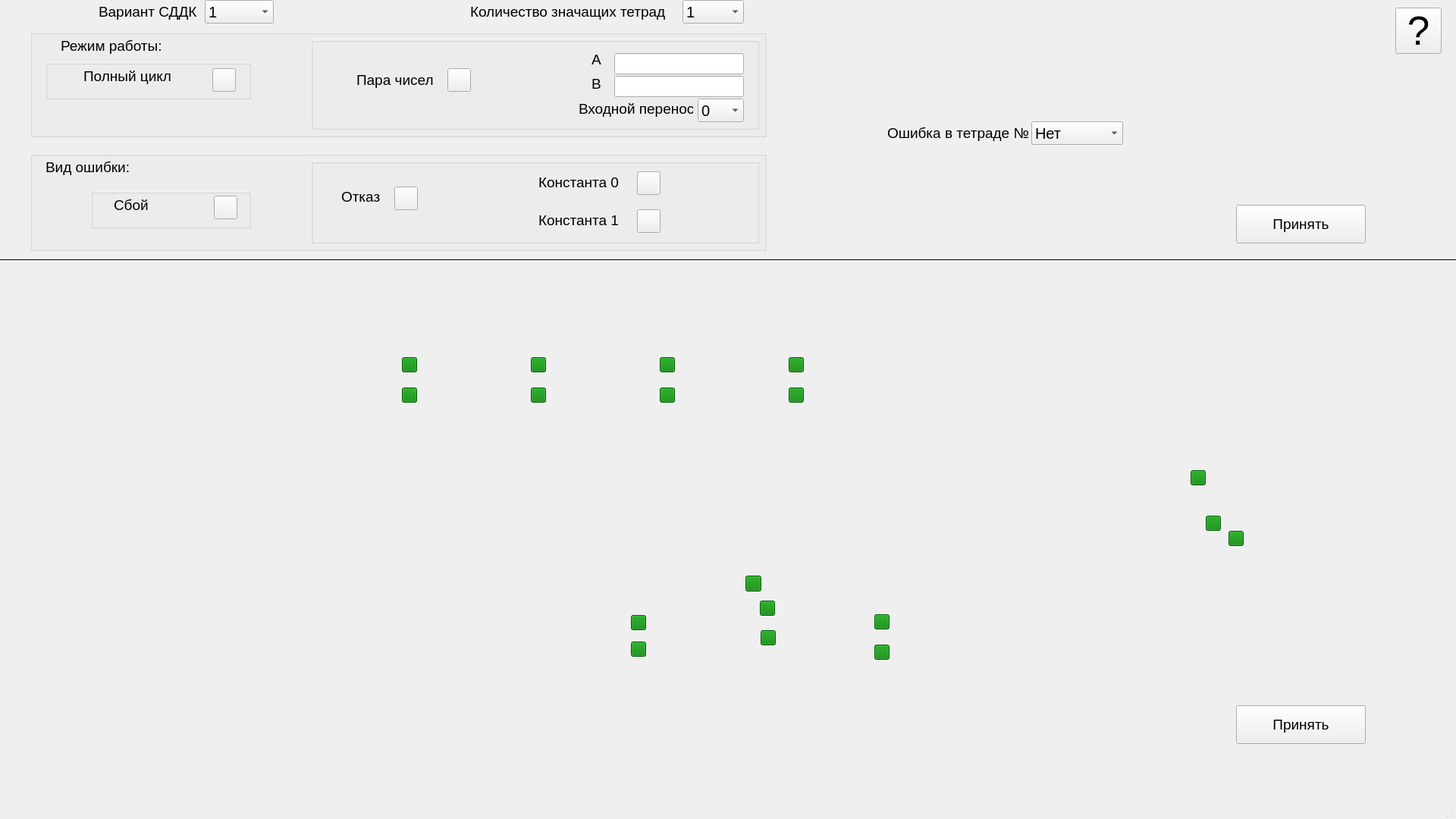
<?xml version="1.0" encoding="UTF-8"?>
<ui version="4.0">
 <class>MainWindow</class>
 <widget class="QMainWindow" name="MainWindow">
  <property name="enabled">
   <bool>true</bool>
  </property>
  <property name="geometry">
   <rect>
    <x>0</x>
    <y>0</y>
    <width>1920</width>
    <height>1080</height>
   </rect>
  </property>
  <property name="windowTitle">
   <string>MainWindow</string>
  </property>
  <widget class="QWidget" name="centralwidget">
   <widget class="QComboBox" name="VariantBtn">
    <property name="geometry">
     <rect>
      <x>270</x>
      <y>0</y>
      <width>91</width>
      <height>31</height>
     </rect>
    </property>
    <property name="font">
     <font>
      <pointsize>15</pointsize>
      <underline>false</underline>
     </font>
    </property>
    <item>
     <property name="text">
      <string>1</string>
     </property>
    </item>
    <item>
     <property name="text">
      <string>2</string>
     </property>
    </item>
   </widget>
   <widget class="QComboBox" name="comboTetrads">
    <property name="geometry">
     <rect>
      <x>900</x>
      <y>0</y>
      <width>81</width>
      <height>31</height>
     </rect>
    </property>
    <property name="font">
     <font>
      <pointsize>15</pointsize>
     </font>
    </property>
    <item>
     <property name="text">
      <string>1</string>
     </property>
    </item>
    <item>
     <property name="text">
      <string>2</string>
     </property>
    </item>
    <item>
     <property name="text">
      <string>3</string>
     </property>
    </item>
    <item>
     <property name="text">
      <string>4</string>
     </property>
    </item>
    <item>
     <property name="text">
      <string>5</string>
     </property>
    </item>
    <item>
     <property name="text">
      <string>6</string>
     </property>
    </item>
    <item>
     <property name="text">
      <string>7</string>
     </property>
    </item>
   </widget>
   <widget class="QLabel" name="label_2">
    <property name="geometry">
     <rect>
      <x>620</x>
      <y>0</y>
      <width>261</width>
      <height>31</height>
     </rect>
    </property>
    <property name="font">
     <font>
      <pointsize>14</pointsize>
     </font>
    </property>
    <property name="text">
     <string>&lt;html&gt;&lt;head/&gt;&lt;body&gt;&lt;p&gt;Количество значащих тетрад&lt;/p&gt;&lt;/body&gt;&lt;/html&gt;</string>
    </property>
   </widget>
   <widget class="QPushButton" name="HelpBtn">
    <property name="geometry">
     <rect>
      <x>1840</x>
      <y>10</y>
      <width>61</width>
      <height>61</height>
     </rect>
    </property>
    <property name="minimumSize">
     <size>
      <width>0</width>
      <height>0</height>
     </size>
    </property>
    <property name="font">
     <font>
      <pointsize>40</pointsize>
     </font>
    </property>
    <property name="toolTip">
     <string>&lt;html&gt;&lt;head/&gt;&lt;body&gt;&lt;p&gt;&lt;span style=&quot; font-size:28pt;&quot;&gt;?&lt;/span&gt;&lt;/p&gt;&lt;/body&gt;&lt;/html&gt;</string>
    </property>
    <property name="text">
     <string>?</string>
    </property>
   </widget>
   <widget class="QPushButton" name="ApplyBtn2">
    <property name="geometry">
     <rect>
      <x>1630</x>
      <y>930</y>
      <width>171</width>
      <height>51</height>
     </rect>
    </property>
    <property name="font">
     <font>
      <pointsize>14</pointsize>
     </font>
    </property>
    <property name="text">
     <string>Принять</string>
    </property>
   </widget>
   <widget class="QComboBox" name="comboError">
    <property name="geometry">
     <rect>
      <x>1360</x>
      <y>160</y>
      <width>121</width>
      <height>31</height>
     </rect>
    </property>
    <property name="font">
     <font>
      <pointsize>15</pointsize>
     </font>
    </property>
    <item>
     <property name="text">
      <string>Нет</string>
     </property>
    </item>
    <item>
     <property name="text">
      <string>1</string>
     </property>
    </item>
    <item>
     <property name="text">
      <string>2</string>
     </property>
    </item>
    <item>
     <property name="text">
      <string>3</string>
     </property>
    </item>
    <item>
     <property name="text">
      <string>4</string>
     </property>
    </item>
    <item>
     <property name="text">
      <string>5</string>
     </property>
    </item>
    <item>
     <property name="text">
      <string>6</string>
     </property>
    </item>
    <item>
     <property name="text">
      <string>7</string>
     </property>
    </item>
    <item>
     <property name="text">
      <string>8</string>
     </property>
    </item>
   </widget>
   <widget class="QLabel" name="label_3">
    <property name="geometry">
     <rect>
      <x>1170</x>
      <y>150</y>
      <width>191</width>
      <height>51</height>
     </rect>
    </property>
    <property name="font">
     <font>
      <kerning>true</kerning>
     </font>
    </property>
    <property name="text">
     <string>&lt;html&gt;&lt;head/&gt;&lt;body&gt;&lt;p&gt;&lt;span style=&quot; font-size:14pt;&quot;&gt;Ошибка в тетраде №&lt;/span&gt;&lt;/p&gt;&lt;/body&gt;&lt;/html&gt;</string>
    </property>
   </widget>
   <widget class="QPushButton" name="ApplyBtn">
    <property name="geometry">
     <rect>
      <x>1630</x>
      <y>270</y>
      <width>171</width>
      <height>51</height>
     </rect>
    </property>
    <property name="font">
     <font>
      <pointsize>14</pointsize>
     </font>
    </property>
    <property name="styleSheet">
     <string notr="true"/>
    </property>
    <property name="text">
     <string>Принять</string>
    </property>
   </widget>
   <widget class="QGroupBox" name="VariantError">
    <property name="geometry">
     <rect>
      <x>40</x>
      <y>200</y>
      <width>971</width>
      <height>131</height>
     </rect>
    </property>
    <property name="font">
     <font>
      <weight>50</weight>
      <bold>false</bold>
      <underline>false</underline>
     </font>
    </property>
    <property name="autoFillBackground">
     <bool>true</bool>
    </property>
    <property name="title">
     <string/>
    </property>
    <property name="flat">
     <bool>false</bool>
    </property>
    <widget class="QLabel" name="label_5">
     <property name="geometry">
      <rect>
       <x>20</x>
       <y>10</y>
       <width>141</width>
       <height>21</height>
      </rect>
     </property>
     <property name="font">
      <font>
       <pointsize>14</pointsize>
       <weight>50</weight>
       <bold>false</bold>
       <underline>false</underline>
      </font>
     </property>
     <property name="text">
      <string>Вид ошибки:</string>
     </property>
    </widget>
    <widget class="QGroupBox" name="groupBox_2">
     <property name="geometry">
      <rect>
       <x>80</x>
       <y>50</y>
       <width>211</width>
       <height>51</height>
      </rect>
     </property>
     <property name="autoFillBackground">
      <bool>true</bool>
     </property>
     <property name="title">
      <string/>
     </property>
     <widget class="QLabel" name="label_6">
      <property name="geometry">
       <rect>
        <x>30</x>
        <y>5</y>
        <width>51</width>
        <height>31</height>
       </rect>
      </property>
      <property name="font">
       <font>
        <pointsize>14</pointsize>
        <weight>50</weight>
        <bold>false</bold>
        <underline>false</underline>
       </font>
      </property>
      <property name="text">
       <string>Сбой</string>
      </property>
     </widget>
     <widget class="QPushButton" name="btnFail">
      <property name="geometry">
       <rect>
        <x>162</x>
        <y>8</y>
        <width>31</width>
        <height>31</height>
       </rect>
      </property>
      <property name="text">
       <string/>
      </property>
      <property name="checkable">
       <bool>true</bool>
      </property>
     </widget>
    </widget>
    <widget class="QGroupBox" name="groupBox_6">
     <property name="geometry">
      <rect>
       <x>370</x>
       <y>10</y>
       <width>591</width>
       <height>111</height>
      </rect>
     </property>
     <property name="autoFillBackground">
      <bool>true</bool>
     </property>
     <property name="title">
      <string/>
     </property>
     <widget class="QLabel" name="label_12">
      <property name="geometry">
       <rect>
        <x>40</x>
        <y>34</y>
        <width>51</width>
        <height>31</height>
       </rect>
      </property>
      <property name="font">
       <font>
        <pointsize>14</pointsize>
        <weight>50</weight>
        <bold>false</bold>
        <underline>false</underline>
       </font>
      </property>
      <property name="text">
       <string>Отказ</string>
      </property>
     </widget>
     <widget class="QLabel" name="label_4">
      <property name="geometry">
       <rect>
        <x>300</x>
        <y>20</y>
        <width>111</width>
        <height>21</height>
       </rect>
      </property>
      <property name="font">
       <font>
        <pointsize>14</pointsize>
        <weight>50</weight>
        <bold>false</bold>
        <underline>false</underline>
       </font>
      </property>
      <property name="text">
       <string>Константа 0</string>
      </property>
     </widget>
     <widget class="QLabel" name="label_13">
      <property name="geometry">
       <rect>
        <x>300</x>
        <y>70</y>
        <width>111</width>
        <height>21</height>
       </rect>
      </property>
      <property name="font">
       <font>
        <pointsize>14</pointsize>
        <weight>50</weight>
        <bold>false</bold>
        <underline>false</underline>
       </font>
      </property>
      <property name="text">
       <string>Константа 1</string>
      </property>
     </widget>
     <widget class="QPushButton" name="btnReject">
      <property name="geometry">
       <rect>
        <x>110</x>
        <y>36</y>
        <width>31</width>
        <height>31</height>
       </rect>
      </property>
      <property name="text">
       <string/>
      </property>
      <property name="checkable">
       <bool>true</bool>
      </property>
     </widget>
     <widget class="QPushButton" name="btnConst1">
      <property name="geometry">
       <rect>
        <x>430</x>
        <y>66</y>
        <width>31</width>
        <height>31</height>
       </rect>
      </property>
      <property name="text">
       <string/>
      </property>
      <property name="checkable">
       <bool>true</bool>
      </property>
     </widget>
     <widget class="QPushButton" name="btnConst0">
      <property name="geometry">
       <rect>
        <x>430</x>
        <y>16</y>
        <width>31</width>
        <height>31</height>
       </rect>
      </property>
      <property name="text">
       <string/>
      </property>
      <property name="checkable">
       <bool>true</bool>
      </property>
     </widget>
    </widget>
   </widget>
   <widget class="QGroupBox" name="groupBox_3">
    <property name="geometry">
     <rect>
      <x>40</x>
      <y>40</y>
      <width>971</width>
      <height>141</height>
     </rect>
    </property>
    <property name="autoFillBackground">
     <bool>true</bool>
    </property>
    <property name="title">
     <string/>
    </property>
    <widget class="QLabel" name="label_10">
     <property name="geometry">
      <rect>
       <x>40</x>
       <y>10</y>
       <width>141</width>
       <height>21</height>
      </rect>
     </property>
     <property name="font">
      <font>
       <family>MS Shell Dlg 2</family>
       <pointsize>14</pointsize>
      </font>
     </property>
     <property name="text">
      <string>Режим работы:</string>
     </property>
    </widget>
    <widget class="QGroupBox" name="groupBox_4">
     <property name="geometry">
      <rect>
       <x>20</x>
       <y>40</y>
       <width>271</width>
       <height>51</height>
      </rect>
     </property>
     <property name="autoFillBackground">
      <bool>true</bool>
     </property>
     <property name="title">
      <string/>
     </property>
     <widget class="QLabel" name="label_11">
      <property name="geometry">
       <rect>
        <x>50</x>
        <y>10</y>
        <width>121</width>
        <height>21</height>
       </rect>
      </property>
      <property name="font">
       <font>
        <family>MS Shell Dlg 2</family>
        <pointsize>14</pointsize>
       </font>
      </property>
      <property name="text">
       <string>Полный цикл</string>
      </property>
     </widget>
     <widget class="QPushButton" name="btnFullCycle">
      <property name="geometry">
       <rect>
        <x>220</x>
        <y>10</y>
        <width>31</width>
        <height>31</height>
       </rect>
      </property>
      <property name="text">
       <string/>
      </property>
      <property name="checkable">
       <bool>true</bool>
      </property>
     </widget>
    </widget>
    <widget class="QGroupBox" name="groupBox_5">
     <property name="geometry">
      <rect>
       <x>370</x>
       <y>10</y>
       <width>591</width>
       <height>121</height>
      </rect>
     </property>
     <property name="autoFillBackground">
      <bool>true</bool>
     </property>
     <property name="title">
      <string/>
     </property>
     <widget class="QLabel" name="label_7">
      <property name="geometry">
       <rect>
        <x>60</x>
        <y>40</y>
        <width>101</width>
        <height>31</height>
       </rect>
      </property>
      <property name="font">
       <font>
        <family>MS Shell Dlg 2</family>
        <pointsize>14</pointsize>
       </font>
      </property>
      <property name="text">
       <string>Пара чисел</string>
      </property>
     </widget>
     <widget class="QComboBox" name="btnCarry">
      <property name="geometry">
       <rect>
        <x>510</x>
        <y>80</y>
        <width>61</width>
        <height>31</height>
       </rect>
      </property>
      <property name="font">
       <font>
        <family>MS Shell Dlg 2</family>
        <pointsize>15</pointsize>
       </font>
      </property>
      <item>
       <property name="text">
        <string>0</string>
       </property>
      </item>
      <item>
       <property name="text">
        <string>1</string>
       </property>
      </item>
     </widget>
     <widget class="QLineEdit" name="btnA">
      <property name="geometry">
       <rect>
        <x>400</x>
        <y>20</y>
        <width>171</width>
        <height>28</height>
       </rect>
      </property>
      <property name="font">
       <font>
        <pointsize>14</pointsize>
       </font>
      </property>
      <property name="text">
       <string/>
      </property>
     </widget>
     <widget class="QLineEdit" name="btnB">
      <property name="geometry">
       <rect>
        <x>400</x>
        <y>50</y>
        <width>171</width>
        <height>28</height>
       </rect>
      </property>
      <property name="font">
       <font>
        <pointsize>14</pointsize>
       </font>
      </property>
      <property name="text">
       <string/>
      </property>
     </widget>
     <widget class="QLabel" name="label_14">
      <property name="geometry">
       <rect>
        <x>370</x>
        <y>20</y>
        <width>16</width>
        <height>16</height>
       </rect>
      </property>
      <property name="font">
       <font>
        <family>MS Shell Dlg 2</family>
        <pointsize>14</pointsize>
       </font>
      </property>
      <property name="text">
       <string>A</string>
      </property>
     </widget>
     <widget class="QLabel" name="label_15">
      <property name="geometry">
       <rect>
        <x>370</x>
        <y>50</y>
        <width>21</width>
        <height>20</height>
       </rect>
      </property>
      <property name="font">
       <font>
        <family>MS Shell Dlg 2</family>
        <pointsize>14</pointsize>
       </font>
      </property>
      <property name="text">
       <string>B</string>
      </property>
     </widget>
     <widget class="QLabel" name="label_16">
      <property name="geometry">
       <rect>
        <x>353</x>
        <y>83</y>
        <width>151</width>
        <height>21</height>
       </rect>
      </property>
      <property name="font">
       <font>
        <family>MS Shell Dlg 2</family>
        <pointsize>14</pointsize>
       </font>
      </property>
      <property name="text">
       <string>Входной перенос</string>
      </property>
     </widget>
     <widget class="QPushButton" name="btnPair">
      <property name="geometry">
       <rect>
        <x>180</x>
        <y>40</y>
        <width>31</width>
        <height>31</height>
       </rect>
      </property>
      <property name="text">
       <string/>
      </property>
      <property name="checkable">
       <bool>true</bool>
      </property>
     </widget>
    </widget>
   </widget>
   <widget class="Line" name="line">
    <property name="geometry">
     <rect>
      <x>-10</x>
      <y>340</y>
      <width>1931</width>
      <height>4</height>
     </rect>
    </property>
    <property name="font">
     <font>
      <pointsize>8</pointsize>
      <weight>50</weight>
      <bold>false</bold>
     </font>
    </property>
    <property name="frameShadow">
     <enum>QFrame::Plain</enum>
    </property>
    <property name="orientation">
     <enum>Qt::Horizontal</enum>
    </property>
   </widget>
   <widget class="QLabel" name="label">
    <property name="geometry">
     <rect>
      <x>130</x>
      <y>0</y>
      <width>131</width>
      <height>31</height>
     </rect>
    </property>
    <property name="font">
     <font>
      <family>MS Shell Dlg 2</family>
      <pointsize>14</pointsize>
      <weight>50</weight>
      <italic>false</italic>
      <bold>false</bold>
     </font>
    </property>
    <property name="styleSheet">
     <string notr="true"/>
    </property>
    <property name="text">
     <string>&lt;html&gt;&lt;head/&gt;&lt;body&gt;&lt;p&gt;Вариант СДДК&lt;/p&gt;&lt;/body&gt;&lt;/html&gt;</string>
    </property>
   </widget>
   <widget class="QLabel" name="schemeLabel">
    <property name="enabled">
     <bool>true</bool>
    </property>
    <property name="geometry">
     <rect>
      <x>100</x>
      <y>350</y>
      <width>1441</width>
      <height>631</height>
     </rect>
    </property>
    <property name="font">
     <font>
      <pointsize>8</pointsize>
     </font>
    </property>
    <property name="text">
     <string/>
    </property>
    <property name="pixmap">
     <pixmap resource="image_res.qrc">:/image/Scheme_1.png</pixmap>
    </property>
    <property name="scaledContents">
     <bool>false</bool>
    </property>
    <property name="alignment">
     <set>Qt::AlignCenter</set>
    </property>
   </widget>
   <widget class="QPushButton" name="sq15">
    <property name="geometry">
     <rect>
      <x>1153</x>
      <y>850</y>
      <width>20</width>
      <height>20</height>
     </rect>
    </property>
    <property name="styleSheet">
     <string notr="true">background-color: green;</string>
    </property>
    <property name="text">
     <string/>
    </property>
   </widget>
   <widget class="QPushButton" name="sq14">
    <property name="geometry">
     <rect>
      <x>1153</x>
      <y>810</y>
      <width>20</width>
      <height>20</height>
     </rect>
    </property>
    <property name="styleSheet">
     <string notr="true">background-color: green;</string>
    </property>
    <property name="text">
     <string/>
    </property>
   </widget>
   <widget class="QPushButton" name="sq12">
    <property name="geometry">
     <rect>
      <x>1002</x>
      <y>792</y>
      <width>20</width>
      <height>20</height>
     </rect>
    </property>
    <property name="styleSheet">
     <string notr="true">background-color: green;</string>
    </property>
    <property name="text">
     <string/>
    </property>
   </widget>
   <widget class="QPushButton" name="sq13">
    <property name="geometry">
     <rect>
      <x>1003</x>
      <y>831</y>
      <width>20</width>
      <height>20</height>
     </rect>
    </property>
    <property name="styleSheet">
     <string notr="true">background-color: green;</string>
    </property>
    <property name="text">
     <string/>
    </property>
   </widget>
   <widget class="QPushButton" name="sq9">
    <property name="geometry">
     <rect>
      <x>983</x>
      <y>759</y>
      <width>21</width>
      <height>21</height>
     </rect>
    </property>
    <property name="styleSheet">
     <string notr="true">background-color: green;</string>
    </property>
    <property name="text">
     <string/>
    </property>
   </widget>
   <widget class="QPushButton" name="sq10">
    <property name="geometry">
     <rect>
      <x>832</x>
      <y>811</y>
      <width>20</width>
      <height>20</height>
     </rect>
    </property>
    <property name="styleSheet">
     <string notr="true">background-color: green;</string>
    </property>
    <property name="text">
     <string/>
    </property>
   </widget>
   <widget class="QPushButton" name="sq11">
    <property name="geometry">
     <rect>
      <x>832</x>
      <y>846</y>
      <width>20</width>
      <height>20</height>
     </rect>
    </property>
    <property name="styleSheet">
     <string notr="true">background-color: green;</string>
    </property>
    <property name="text">
     <string/>
    </property>
   </widget>
   <widget class="QPushButton" name="sq8">
    <property name="geometry">
     <rect>
      <x>1040</x>
      <y>511</y>
      <width>20</width>
      <height>20</height>
     </rect>
    </property>
    <property name="styleSheet">
     <string notr="true">background-color: green;</string>
    </property>
    <property name="text">
     <string/>
    </property>
   </widget>
   <widget class="QPushButton" name="sq7">
    <property name="geometry">
     <rect>
      <x>1040</x>
      <y>471</y>
      <width>20</width>
      <height>20</height>
     </rect>
    </property>
    <property name="styleSheet">
     <string notr="true">background-color: green;</string>
    </property>
    <property name="text">
     <string/>
    </property>
   </widget>
   <widget class="QPushButton" name="sq6">
    <property name="geometry">
     <rect>
      <x>870</x>
      <y>511</y>
      <width>20</width>
      <height>20</height>
     </rect>
    </property>
    <property name="styleSheet">
     <string notr="true">background-color: green;</string>
    </property>
    <property name="text">
     <string/>
    </property>
   </widget>
   <widget class="QPushButton" name="sq5">
    <property name="geometry">
     <rect>
      <x>870</x>
      <y>471</y>
      <width>20</width>
      <height>20</height>
     </rect>
    </property>
    <property name="styleSheet">
     <string notr="true">background-color: green;</string>
    </property>
    <property name="text">
     <string/>
    </property>
   </widget>
   <widget class="QPushButton" name="sq4">
    <property name="geometry">
     <rect>
      <x>700</x>
      <y>511</y>
      <width>20</width>
      <height>20</height>
     </rect>
    </property>
    <property name="styleSheet">
     <string notr="true">background-color: green;</string>
    </property>
    <property name="text">
     <string/>
    </property>
   </widget>
   <widget class="QPushButton" name="sq3">
    <property name="geometry">
     <rect>
      <x>700</x>
      <y>471</y>
      <width>20</width>
      <height>20</height>
     </rect>
    </property>
    <property name="styleSheet">
     <string notr="true">background-color: green;</string>
    </property>
    <property name="text">
     <string/>
    </property>
   </widget>
   <widget class="QPushButton" name="sq2">
    <property name="geometry">
     <rect>
      <x>530</x>
      <y>511</y>
      <width>20</width>
      <height>20</height>
     </rect>
    </property>
    <property name="styleSheet">
     <string notr="true">background-color: green;</string>
    </property>
    <property name="text">
     <string/>
    </property>
   </widget>
   <widget class="QPushButton" name="sq1">
    <property name="geometry">
     <rect>
      <x>530</x>
      <y>471</y>
      <width>20</width>
      <height>20</height>
     </rect>
    </property>
    <property name="styleSheet">
     <string notr="true">background-color: green;</string>
    </property>
    <property name="text">
     <string/>
    </property>
   </widget>
   <widget class="QPushButton" name="sq16">
    <property name="geometry">
     <rect>
      <x>1570</x>
      <y>620</y>
      <width>20</width>
      <height>20</height>
     </rect>
    </property>
    <property name="styleSheet">
     <string notr="true">background-color: green;</string>
    </property>
    <property name="text">
     <string/>
    </property>
   </widget>
   <widget class="QPushButton" name="sq17">
    <property name="geometry">
     <rect>
      <x>1590</x>
      <y>680</y>
      <width>20</width>
      <height>20</height>
     </rect>
    </property>
    <property name="styleSheet">
     <string notr="true">background-color: green;</string>
    </property>
    <property name="text">
     <string/>
    </property>
   </widget>
   <widget class="QPushButton" name="sq18">
    <property name="geometry">
     <rect>
      <x>1620</x>
      <y>700</y>
      <width>20</width>
      <height>20</height>
     </rect>
    </property>
    <property name="styleSheet">
     <string notr="true">background-color: green;</string>
    </property>
    <property name="text">
     <string/>
    </property>
   </widget>
   <zorder>VariantError</zorder>
   <zorder>VariantBtn</zorder>
   <zorder>comboTetrads</zorder>
   <zorder>label_2</zorder>
   <zorder>HelpBtn</zorder>
   <zorder>ApplyBtn2</zorder>
   <zorder>comboError</zorder>
   <zorder>label_3</zorder>
   <zorder>ApplyBtn</zorder>
   <zorder>groupBox_3</zorder>
   <zorder>line</zorder>
   <zorder>label</zorder>
   <zorder>schemeLabel</zorder>
   <zorder>sq15</zorder>
   <zorder>sq14</zorder>
   <zorder>sq12</zorder>
   <zorder>sq13</zorder>
   <zorder>sq9</zorder>
   <zorder>sq10</zorder>
   <zorder>sq11</zorder>
   <zorder>sq8</zorder>
   <zorder>sq7</zorder>
   <zorder>sq6</zorder>
   <zorder>sq5</zorder>
   <zorder>sq4</zorder>
   <zorder>sq3</zorder>
   <zorder>sq2</zorder>
   <zorder>sq1</zorder>
   <zorder>sq16</zorder>
   <zorder>sq17</zorder>
   <zorder>sq18</zorder>
  </widget>
  <widget class="QMenuBar" name="menubar">
   <property name="geometry">
    <rect>
     <x>0</x>
     <y>0</y>
     <width>1920</width>
     <height>21</height>
    </rect>
   </property>
  </widget>
  <widget class="QStatusBar" name="statusbar"/>
 </widget>
 <resources>
  <include location="image_res.qrc"/>
 </resources>
 <connections/>
</ui>
